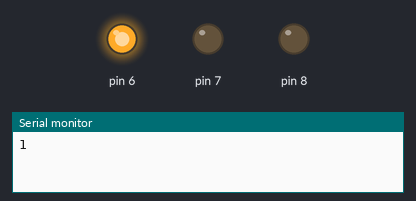
Recording of a sketch running on a simulated Arduino Leonardo, built with avr-gcc and run on an emulated ATmega32U4. Parts: output pins drawn as LEDs (lit = HIGH), the last lines printed to the serial monitor.

Above: at 0.1 s.
At 128.1 s:
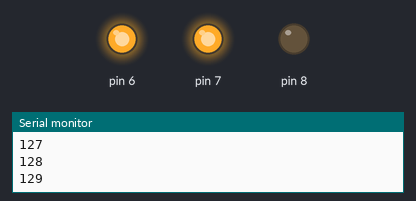
Timing chart, 0 to 129.6 s (numbered marks = the images above):
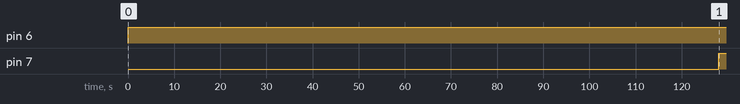

Measured:
- by itself, pin 6: LOW → HIGH at 0.00 s
- by itself, pin 7: LOW → HIGH at 128 s

The sketch:

PWMTest.ino
```cpp
uint8_t i = 0;

void setup() {
  pinMode(7, OUTPUT);
  pinMode(A7, OUTPUT);
  pinMode(A8, OUTPUT);
  Serial.begin(9600);

  TCCR4B = (TCCR4B & 0xF8) | 4;
}

void loop() {
  digitalWrite(A7, HIGH);
  digitalWrite(A8, LOW);
//  for(float i = 0; i < 1; i = i + 0.1){
//    analogWrite(7, int(val*i));
//    Serial.println(int(val*i));
//    delay(1000);
//  }
//
//  digitalWrite(A7, LOW);
//  digitalWrite(A8, HIGH);
//  for(float i = 0; i < 1; i = i + 0.1){
//    analogWrite(7, int(val*i));
//    Serial.println(int(val*i));
//    delay(1000);
//  }
  analogWrite(7, i++);
  Serial.println(i);
  delay(1000);
}
```
